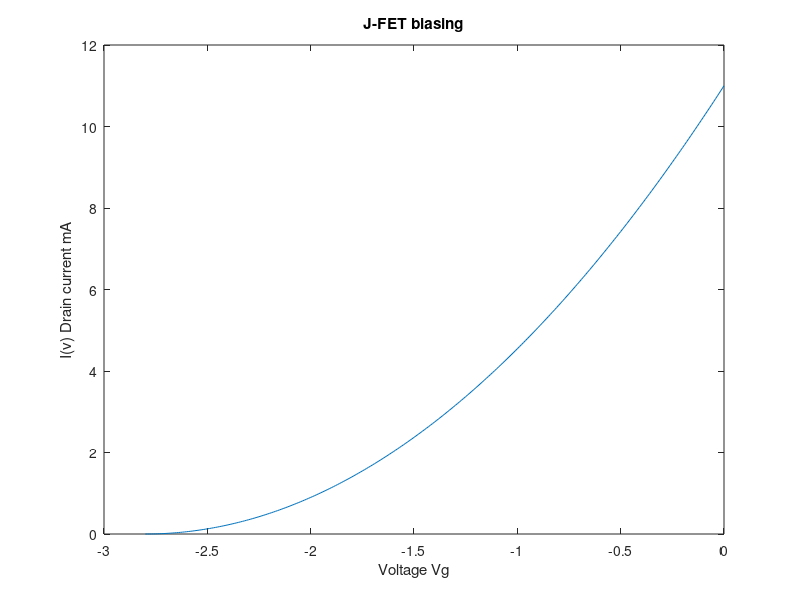
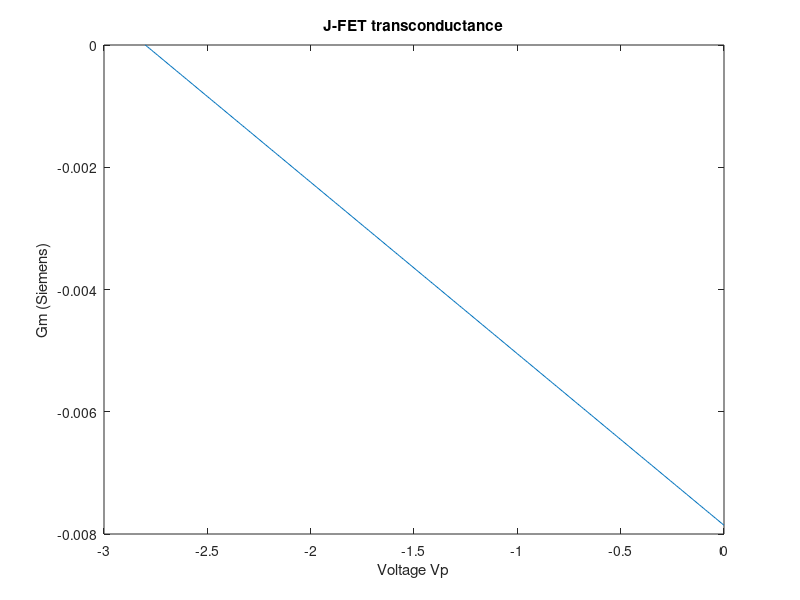

The MATLAB script that drew these images, in order:
% j-fet simulations and calculations.
% from http://www.qrp.pops.net/fetbias.asp

Vp = -2.8 ; % volt (negative for N channel)
Idss = 11; % milliamperes
Id = 5 ;% selected bias point mA


V = Vp:0.01:0;

a = V/Vp;
I = Idss * (1-a).^2;

figure(1);
plot(V,I);
xlabel('Voltage Vg');
ylabel('I(v) Drain current mA');
title('J-FET biasing');

Ida = Id *10^-3;
Idssa = Idss *10^-3;

Rs = Vp/Ida*(sqrt(Ida/Idssa)-1)

[x,y] = min(abs(I-Id)); % creative approach to finding Vgs and its point in the vector
Vgs = V(y);

Gm = 2*(Idssa/Vp)*(1-(Vgs/Vp))

%plots Gm with different Vgs
Gma = 2.*(Idssa./Vp).*(1-(V./Vp));
figure(2);
plot(V,Gma);
xlabel('Voltage Vp');
ylabel('Gm (Siemens)');
title('J-FET transconductance');

